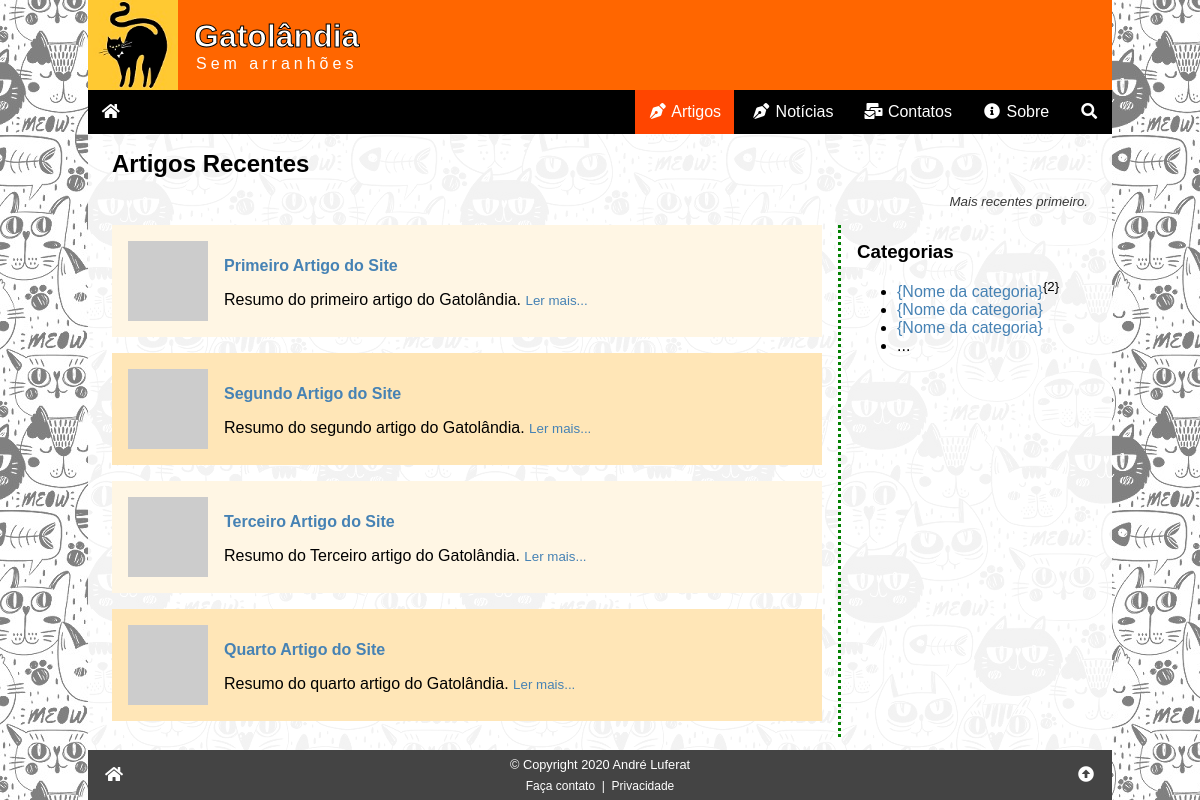
/artigos.php, run on the app's committed database.
### tables this page shows
CREATE TABLE artigos (
    id_artigo INT PRIMARY KEY NOT NULL AUTO_INCREMENT,
    data TIMESTAMP DEFAULT CURRENT_TIMESTAMP,
    titulo VARCHAR(255) NOT NULL,
    imagem VARCHAR(255) COMMENT 'URL da imagem - thumbnail',
    resumo VARCHAR(255) NOT NULL COMMENT 'Resumo do artigo',
    texto LONGTEXT NOT NULL COMMENT 'Texto (HTML) do artigo completo',
    autor_id INT NOT NULL,
    campo1 TEXT COMMENT 'Reservado para uso futuro',
    campo2 TEXT COMMENT 'Reservado para uso futuro',
    campo3 TEXT COMMENT 'Reservado para uso futuro',
    status ENUM ('inativo', 'ativo') DEFAULT 'ativo',

     
    FOREIGN KEY (autor_id) REFERENCES autores (id_autor)
);

### artigos.php (the view, shortened to what this page needs)
<?php
require '_config.php';
$css = "/css/artigos.css";
$menu = "artigos";
$sql = "SELECT id_artigo, titulo, imagem, resumo FROM artigos WHERE status = 'ativo' ORDER BY data DESC";
$res = $conn->query($sql);
$artigos = '';
while ($art = $res->fetch_assoc()) {
    $artigos .= <<<HTML
<div class="artigo">
    <a href="artigo.php?id={$art['id_artigo']}"><img src="{$art['imagem']}" alt="{$art['titulo']}"></a>
    <a href="artigo.php?id={$art['id_artigo']}"><h4>{$art['titulo']}</h4></a>
    <span>{$art['resumo']}</span>
    <small><a href="artigo.php?id={$art['id_artigo']}">Ler mais...</a></small>
</div>
HTML;
}
require '_header.php';
?>
<h2>Artigos Recentes</h2>
<small class="subtitulo">Mais recentes primeiro.</small>
<div class="row">
    <div class="col1"><?php echo $artigos ?></div>
    <aside class="col2">
        <h3>Categorias</h3>
        <ul>
            <li><a href="artigos.php?c={id_categoria}">{Nome da categoria}</a><sup>{2}</sup></li>
            <li><a href="artigos.php?c={id_categoria}">{Nome da categoria}</a></li>
            <li><a href="artigos.php?c={id_categoria}">{Nome da categoria}</a></li>
            <li>...</li>
        </ul>
    </aside>
</div>
<?php
require '_footer.php';
?>

### _header.php (shortened to what this page needs)
<?php
if ( $css == "" ) {
    $css = null;
} else {
    $css = "\t<link rel=\"stylesheet\" href=\"{$css}\">\n";
}
?><!DOCTYPE html>
<html lang="pt-br">
<head>
    <link rel="stylesheet" href="/css/global.css">
<?php echo $css ?>
    <link rel="stylesheet" href="/css/all.min.css">
</head>
<body>
<div class="wrap">
    <header class="header">
        <a href="index.php"><img src="/img/logo01.jpg" alt="Gatolândia" title="Home Page do Gatolândia"></a>
        <h1>Gatolândia<small>Sem arranhões</small></h1>
    </header>
    <nav>
        <div class="nav">
            <a href="/" title="Página inicial"><i class="fas fa-fw fa-home"></i></a>
            <div id="menulinks">
                <a <?php echo ($menu == 'artigos') ? 'class="active"' : null; ?> href="/artigos.php"><i class="fas fa-fw fa-pen-nib"></i> Artigos</a>
                <a <?php echo ($menu == 'noticias') ? 'class="active"' : null; ?> href="/noticias.php"><i class="fas fa-fw fa-pen-nib"></i> Notícias</a>
                <a <?php echo ($menu == 'contatos') ? 'class="active"' : null; ?> href="/contatos.php"><i class="fas fa-fw fa-mail-bulk"></i> Contatos</a>
                <a <?php echo ($menu == 'sobre') ? 'class="active"' : null; ?> href="/sobre.php"><i class="fas fa-fw fa-info-circle"></i> Sobre</a>
                <a <?php echo ($menu == 'procurar') ? 'class="active"' : null; ?> href="/procurar.php" title="Procurar"><i class="fas fa-fw fa-search"></i><span>&nbsp;Procurar</span></a>
            </div>
        </div>
    </nav>
    <main class="main">

### _footer.php (shortened to what this page needs)
</main>
    <footer class="footer">
        <a href="/" title="Ir para a página inicial"><i class="fas fa-fw fa-home"></i></a>
        <div>
            &copy; Copyright 2020 André Luferat
            <div>
                <a href="/contatos.php">&nbsp;Faça contato&nbsp;</a>
                |
                <a href="/privacidade.php">&nbsp;Privacidade&nbsp;</a>
            </div>
        </div>
        <a href="#topo" title="Ir para o topo da página"><i class="fas fa-fw fa-arrow-alt-circle-up"></i></a>
    </footer>
</div>
</body>
</html>

### css/global.css (style rules this page uses)
:root { --tamanho-texto-site: 16px; --tipo-fonte-site: sans-serif; --cor-dos-links: steelblue; --cor-dos-links-em-hover: orangered; --fundo-da-pagina: url('/img/fundo02.jpg') black fixed; }
* { box-sizing: border-box; }
html, body { padding: 0; margin: 0; width: 100%; height: 100%; position: relative; font-size: var(--tamanho-texto-site); font-family: var(--tipo-fonte-site); }
a { color: var(--cor-dos-links); text-decoration: none; }
p, h1, h2, h3, h4, h5 { margin: 1rem 0; }
body { background: var(--fundo-da-pagina); }
.wrap { background: rgba(255, 255, 255, .9); width: 100%; max-width: 1024px; margin: auto; }
.header { background: #ff6600; color: white; display: flex; align-items: center; }
.header img { width: 90px; height: 90px; display: block; margin-right: 1rem; }
.header h1 { margin: 0; text-align: center; -webkit-text-stroke: 1px #000; }
.header small { display: block; font-size: 1rem; font-weight: normal; letter-spacing: .25rem; text-shadow: none; -webkit-text-stroke: 0; }
.footer { display: flex; justify-content: space-between; align-items: center; background: #444; color: white; text-align: center; }
.footer a { padding: 1rem; color: white; }
.footer>div { font-size: .8rem; }
.footer>div>div { font-size: .75rem; margin-top: .4rem; }
.footer>div>div a { padding: 0; }
.main { padding: 0 1.5rem; }
.nav { background: #000; display: flex; justify-content: flex-end; position: relative; }
.nav a { display: block; padding: .8rem; color: #fff; }
.nav a:hover, .active { background: orangered; text-decoration: none; }
.nav>a:first-child { margin-right: auto; }
#menulinks { display: none; background: #333; position: absolute; top: 2.75rem; left: 0; box-shadow: 5px 5px 5px #888; min-width: 70%; }
@media (min-width: 575px) { #menulinks { display: inline-block; background: inherit; position: relative; top: auto; left: auto; box-shadow: none; min-width: auto; } }
@media (min-width: 575px) { .nav a { display: inline-block; } }
.wrap { display: flex; flex-direction: column; min-height: 100%; }
.main { flex-grow: 1; }

### css/artigos.css (style rules this page uses)
.artigo { padding: 1rem; overflow: auto; margin-bottom: 1rem; }
.artigo:nth-child(even) { background: rgb(255, 230, 183); }
.artigo:nth-child(odd) { background: rgb(255, 246, 228); }
.artigo img { width: 80px; height: 80px; float: left; margin-right: 1rem; }
.subtitulo { display: block; margin-bottom: 1rem; text-align: right; color: rgb(56, 56, 56); font-style: italic; }
.row { display: flex; width: 100%; flex-direction: column; }
.col2 { width: 100%; border-top: 3px dotted green; margin-top: 2rem; margin-bottom: 2rem; }
@media (min-width: 640px) { .row { flex-direction: row; } }
@media (min-width: 640px) { .col1 { flex-grow: 1; padding-right: 1rem; } }
@media (min-width: 640px) { .col2 { width: 250px; padding-left: 1rem; border: 0; margin: 0; border-left: 3px dotted green; } }

### data on the page
artigos: titulo "Primeiro Artigo do Site", resumo "Resumo do primeiro artigo do Gatolândia."
artigos: titulo "Segundo Artigo do Site", resumo "Resumo do segundo artigo do Gatolândia."
artigos: titulo "Terceiro Artigo do Site", resumo "Resumo do Terceiro artigo do Gatolândia."
artigos: titulo "Quarto Artigo do Site", resumo "Resumo do quarto artigo do Gatolândia."
